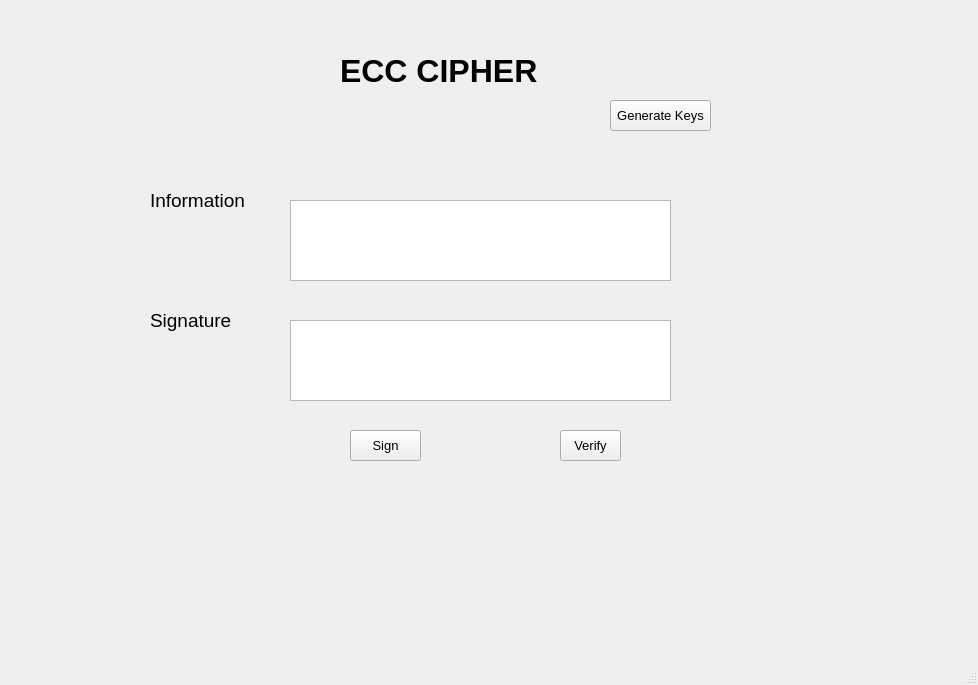
<?xml version="1.0" encoding="UTF-8"?>
<ui version="4.0">
 <class>MainWindow</class>
 <widget class="QMainWindow" name="MainWindow">
  <property name="geometry">
   <rect>
    <x>0</x>
    <y>0</y>
    <width>978</width>
    <height>685</height>
   </rect>
  </property>
  <property name="windowTitle">
   <string>MainWindow</string>
  </property>
  <widget class="QWidget" name="centralwidget">
   <widget class="QLabel" name="label">
    <property name="geometry">
     <rect>
      <x>340</x>
      <y>50</y>
      <width>201</width>
      <height>41</height>
     </rect>
    </property>
    <property name="font">
     <font>
      <pointsize>24</pointsize>
      <weight>75</weight>
      <bold>true</bold>
     </font>
    </property>
    <property name="text">
     <string>ECC CIPHER</string>
    </property>
   </widget>
   <widget class="QLabel" name="label_3">
    <property name="geometry">
     <rect>
      <x>150</x>
      <y>180</y>
      <width>101</width>
      <height>41</height>
     </rect>
    </property>
    <property name="font">
     <font>
      <pointsize>14</pointsize>
      <weight>50</weight>
      <bold>false</bold>
     </font>
    </property>
    <property name="text">
     <string>Information</string>
    </property>
   </widget>
   <widget class="QLabel" name="label_4">
    <property name="geometry">
     <rect>
      <x>150</x>
      <y>300</y>
      <width>101</width>
      <height>41</height>
     </rect>
    </property>
    <property name="font">
     <font>
      <pointsize>14</pointsize>
      <weight>50</weight>
      <bold>false</bold>
     </font>
    </property>
    <property name="text">
     <string>Signature</string>
    </property>
   </widget>
   <widget class="QPushButton" name="btn_sign">
    <property name="geometry">
     <rect>
      <x>350</x>
      <y>430</y>
      <width>71</width>
      <height>31</height>
     </rect>
    </property>
    <property name="font">
     <font>
      <pointsize>10</pointsize>
     </font>
    </property>
    <property name="text">
     <string>Sign</string>
    </property>
   </widget>
   <widget class="QPushButton" name="btn_verify">
    <property name="geometry">
     <rect>
      <x>560</x>
      <y>430</y>
      <width>61</width>
      <height>31</height>
     </rect>
    </property>
    <property name="font">
     <font>
      <pointsize>10</pointsize>
     </font>
    </property>
    <property name="text">
     <string>Verify</string>
    </property>
   </widget>
   <widget class="QPushButton" name="btn_generate_keys">
    <property name="geometry">
     <rect>
      <x>610</x>
      <y>100</y>
      <width>101</width>
      <height>31</height>
     </rect>
    </property>
    <property name="font">
     <font>
      <pointsize>10</pointsize>
     </font>
    </property>
    <property name="text">
     <string>Generate Keys</string>
    </property>
   </widget>
   <widget class="QTextEdit" name="txt_infomation">
    <property name="geometry">
     <rect>
      <x>290</x>
      <y>200</y>
      <width>381</width>
      <height>81</height>
     </rect>
    </property>
   </widget>
   <widget class="QTextEdit" name="txt_signature">
    <property name="geometry">
     <rect>
      <x>290</x>
      <y>320</y>
      <width>381</width>
      <height>81</height>
     </rect>
    </property>
   </widget>
  </widget>
  <widget class="QMenuBar" name="menubar">
   <property name="geometry">
    <rect>
     <x>0</x>
     <y>0</y>
     <width>978</width>
     <height>21</height>
    </rect>
   </property>
  </widget>
  <widget class="QStatusBar" name="statusbar"/>
 </widget>
 <resources/>
 <connections/>
</ui>
